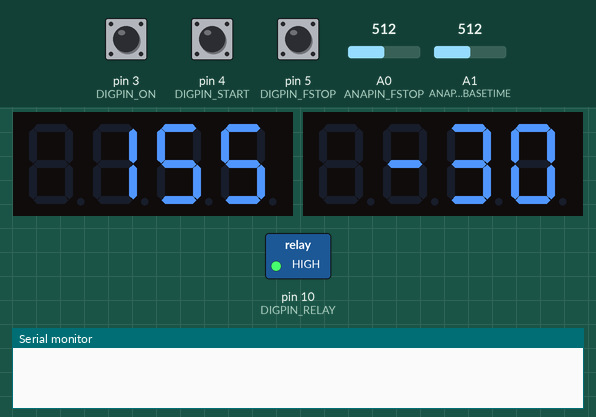
The sketch below on a simulated Arduino Uno, built with avr-gcc and run on an emulated ATmega328P. Shown: 2 × 4-digit seven-segment display, switched loads named in the sketch (green lamp = pin HIGH), the last lines printed to the serial monitor. The test bench sets the inputs (shaded band); at power-on: pin 5 (DIGPIN_FSTOP) HIGH, pin 3 (DIGPIN_ON) HIGH, pin 4 (DIGPIN_START) HIGH, A0 (ANAPIN_FSTOP) = 512, A1 (ANAPIN_BASETIME) = 512.

Above: at 0.16 s.
At 1.3 s:
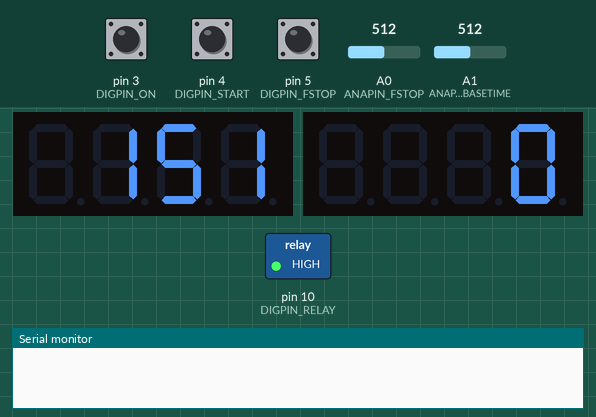
1.4 s: pin 5 (DIGPIN_FSTOP) pulled LOW for 0.15 s
At 1.55 s:
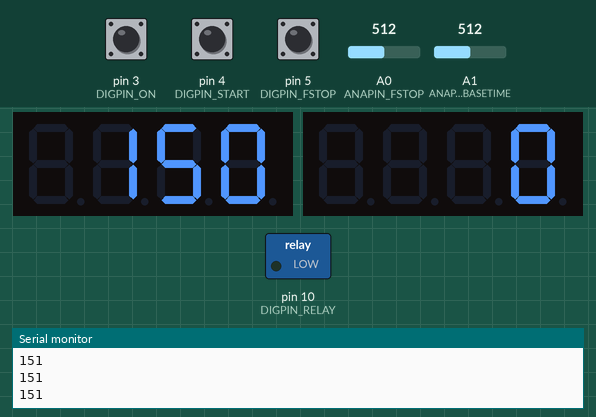
Timing chart, 0 to 4.4 s (numbered marks = the images above; inputs shaded):
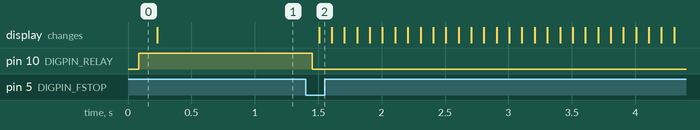

The sketch:

fstop_timer.ino
```cpp
#define USE_TIMER_1     true
#define USE_TIMER_2     false
#define USE_TIMER_3     false
#define USE_TIMER_4     false
#define USE_TIMER_5     false

#define TIMER_INTERVAL_MS        100L

#include <TimerInterrupt.h>
#include <TimerInterrupt.hpp>
#include <ISR_Timer.h>
#include <ISR_Timer.hpp>

#include <TM1637Display.h>
#include <Arduino.h>

#define DIGPIN_RELAY 10
#define DIGPIN_START  4
#define DIGPIN_ON 3
#define DIGPIN_FSTOP 5

#define ANAPIN_BASETIME A1
#define ANAPIN_FSTOP A0

#define DISPLAY_A_CLK 8
#define DISPLAY_A_DIO 9
#define DISPLAY_B_CLK 6
#define DISPLAY_B_DIO 7


TM1637Display display_a(DISPLAY_A_CLK, DISPLAY_A_DIO);
TM1637Display display_b(DISPLAY_B_CLK, DISPLAY_B_DIO);

typedef enum state {IDLE, EXP_NORMAL, EXP_FSTOP, WAIT_FSTOP} State;

volatile int numTicks;
volatile int baseTime;
volatile int fStop;
volatile int enableRelay;
volatile int plainMode;

volatile int fStopTicks[5];
volatile int numFStop;

volatile State myState;

void TimerHandler(void)
{
  switch(myState)
  {
    case IDLE: runIdleChecks(); break;
    case EXP_NORMAL: runExpNormal(); break;
    case EXP_FSTOP: runExpFStop(); break;
    case WAIT_FSTOP: waitFStop(); break;
    default: break;
  }

  // Do this every time
  digitalWrite(DIGPIN_RELAY, 1-enableRelay);
}

void runIdleChecks()
{
  // Read pot meters first
  uint32_t rawVal = analogRead(ANAPIN_BASETIME);
  rawVal += analogRead(ANAPIN_BASETIME);
  rawVal += analogRead(ANAPIN_BASETIME);
  rawVal += analogRead(ANAPIN_BASETIME);

  rawVal = rawVal / 16;
  rawVal = rawVal * 4;

  baseTime = map(rawVal, 0, 1024, 1, 301);
  display_a.showNumberDec(baseTime);

   // Read pot meters first
  rawVal = analogRead(ANAPIN_FSTOP);
  rawVal += analogRead(ANAPIN_FSTOP);
  rawVal += analogRead(ANAPIN_FSTOP);
  rawVal += analogRead(ANAPIN_FSTOP);

  rawVal = rawVal / 16;
  rawVal = rawVal * 4;

  fStop = map(rawVal, 0, 1024, -30, 31);
  display_b.showNumberDec(fStop);

  if(digitalRead(DIGPIN_ON) == 0)
  {
    enableRelay = 1;
  }

  if( digitalRead(DIGPIN_FSTOP) == 0)
  {
    int runningTicks = 0;
    for(int i = 0; i < 5; i++)
    {
      float currentStop = (i - 2.0)/2.0 * abs(fStop);
      fStopTicks[i] = (int) (baseTime * pow(2.0, currentStop/10.0));

      if(i > 0 && plainMode == 0)
      {
        fStopTicks[i] -= runningTicks;

      }
      runningTicks += fStopTicks[i];

      Serial.println(fStopTicks[i]);
    }
    numFStop = 0;
    numTicks = fStopTicks[0];
    myState = EXP_FSTOP;
    enableRelay = 1;
  }

  if(digitalRead(DIGPIN_START) == 0)
  {
    numTicks = (int) (baseTime * pow(2.0, (float)fStop/10.0));
    myState = EXP_NORMAL;
    enableRelay = 1;
  }
}

void runExpNormal()
{
  if(numTicks <= 0)
  {
    enableRelay = 0;
    myState = IDLE;
    display_a.clear();
    display_a.showNumberDec(baseTime);
  }else
  {
    numTicks--;
    display_a.showNumberDec(numTicks);
  }
}

void runExpFStop()
{
  if(numTicks <= 0)
  {
    enableRelay = 0;
    numFStop++;
    if(numFStop > 4)
    {
      display_a.clear();
      display_a.showNumberDec(baseTime);
      myState = IDLE;
    }
    else
    {
      display_a.clear();
      display_a.showNumberDec(fStopTicks[numFStop]);
      myState = WAIT_FSTOP;
    }
  }else
  {
    numTicks--;
    display_a.showNumberDec(numTicks);
  }
}

void waitFStop()
{
  if( digitalRead(DIGPIN_FSTOP) == 0)
  {
    enableRelay = 1;
    numTicks = fStopTicks[numFStop];
    myState = EXP_FSTOP;
  }

}

void setup() {
   myState = IDLE;
  baseTime = 0;
  fStop = 0;
  enableRelay = 0;

  display_a.setBrightness(0x01);
  display_a.clear();
  display_a.showNumberDec(baseTime);

  display_b.setBrightness(0x01);
  display_b.clear();
  display_b.showNumberDec(-30);

  pinMode(DIGPIN_RELAY, OUTPUT);
  digitalWrite(DIGPIN_RELAY, 1-enableRelay);

  pinMode(DIGPIN_START, INPUT_PULLUP);
  pinMode(DIGPIN_ON, INPUT_PULLUP);
  pinMode(DIGPIN_FSTOP, INPUT_PULLUP);

  int rawVal = analogRead(ANAPIN_BASETIME);
  baseTime = map(rawVal, 0, 1024, 10, 300);
  display_a.showNumberDec(baseTime);

  if(digitalRead(DIGPIN_START) == 0) {
    plainMode = 0;
  }else{
    plainMode = 1;
  }

  ITimer1.init();
  ITimer1.attachInterruptInterval(TIMER_INTERVAL_MS, TimerHandler);

  Serial.begin(9600);
}

void loop() {
  // put your main code here, to run repeatedly:

}
```

Measured:
- after the input at 1.4 s, pin 10 (DIGPIN_RELAY): HIGH → LOW after 0.05 s; the display: changes after 0.11 s (image 2)
